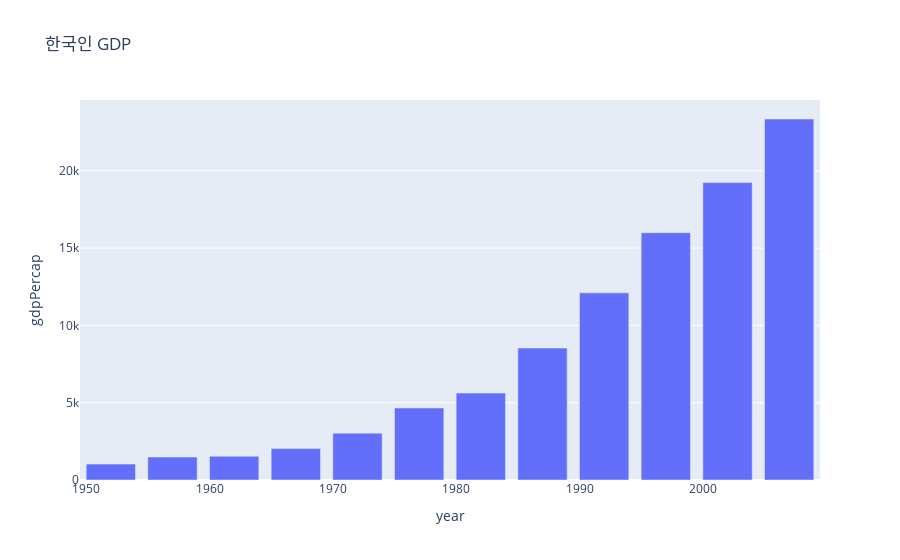

Here is the notebook cell this chart was saved with:
### Code cell
korea_gdp = px.data.gapminder().query("country == 'Korea, Rep.'")
fig = px.bar(korea_gdp, x= 'year',y= 'gdpPercap',title = '한국인 GDP')
fig.show()

### Figure 1 — Plotly figure (JSON) as saved in the notebook; plotly's stock layout.template omitted (floating-point values rounded to 4 significant figures)
{"data": [{"alignmentgroup": "True", "hovertemplate": "year=%{x}<br>gdpPercap=%{y}<extra></extra>", "legendgroup": "", "marker": {"color": "#636efa", "pattern": {"shape": ""}}, "name": "", "offsetgroup": "", "orientation": "v", "showlegend": false, "textposition": "auto", "type": "bar", "x": [1952, 1957, 1962, 1967, 1972, 1977, 1982, 1987, 1992, 1997, 2002, 2007], "xaxis": "x", "y": [1031.0, 1488.0, 1536.0, 2029.0, 3031.0, 4657.0, 5623.0, 8533.0, 12100.0, 15990.0, 19230.0, 23350.0], "yaxis": "y"}], "layout": {"barmode": "relative", "legend": {"tracegroupgap": 0}, "title": {"text": "한국인 GDP"}, "xaxis": {"anchor": "y", "domain": [0, 1], "title": {"text": "year"}}, "yaxis": {"anchor": "x", "domain": [0, 1], "title": {"text": "gdpPercap"}}}}
